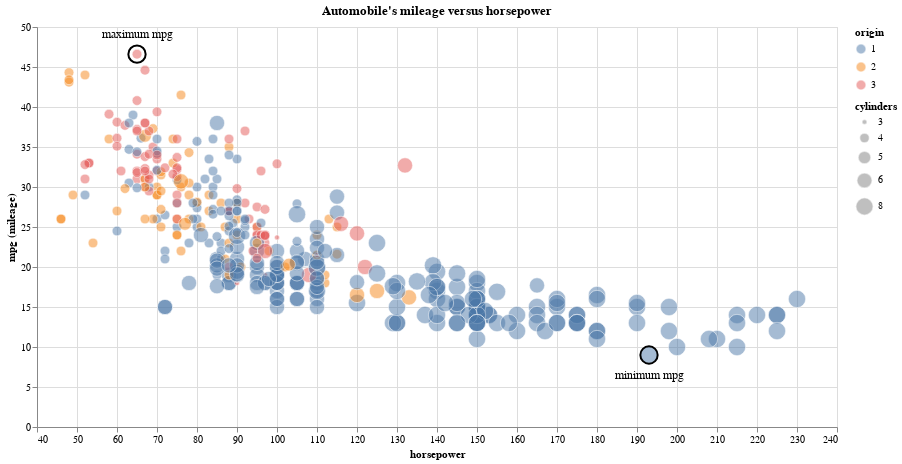

Write notebook code for a chart like this one.
### Markdown cell above
### Adding annotations

Sometimes, to explain vital parts of the data, it may desirable to draw attention to a few facts. Altair does not provide direct features to create annotations with arrows. It can be done by layering separate charts for each text over the base chart. The text charts are created using the `Chart.mark_text()` method. 

Charts can be layered on top of another using the `+` sign to create compound plots.  

Let us draw attention to the automobiles with the highest and lowest mileage.

### Code cell
plot = (alt.Chart(data)
           .mark_circle(
                        size=150,                                                         
                        color='salmon',                                           
                        opacity=0.5,                          
                        stroke='white',
                        strokeWidth=1,
           )
           .encode(
                  x=alt.X(
                          "horsepower:Q",                   
                          scale=alt.Scale(domain=[40, 240])
                          ),     
                  y=alt.Y(
                          "mpg:Q",                   
                          title="mpg (mileage)",
                          ),
                  color=alt.Color(
                                  'origin:N',               
                                   scale=alt.Scale(scheme='tableau10'),
                                  ),
                  size=alt.Size(
                                'cylinders:O',                            
                                 scale=alt.Scale(
                                                 domain=[3,4, 5, 6, 8],
                                                 range=[25,300]),
                                ),
                )
)


#------------ annotate minimum mpg ------------- 


min_text=alt.Chart(data[(data.mpg == data.mpg.min())]).\
             mark_text(
                        size=12,
                        text = "minimum mpg",
                        align='center',                     # center align to x and y positions
                        dy=20,                              # offset the text 
                       ).\
             encode(
                     x="horsepower:Q", 
                     y="mpg:Q"
                     )                                      # encode x and y positions 
        
         

# add circle around the point to draw attention
min_dot = min_text.mark_circle(
                               size=300,
                               strokeWidth=2,
                               stroke='black',
                               fillOpacity=0,
                               )


#------------ annotate maximum mpg -------------

max_text=alt.Chart(data[(data.mpg == data.mpg.max())]).\
             mark_text(
                        size=12,
                        text = "maximum mpg",
                        align='center',                     # center align to x and y positions
                        dy=-20,                             # offset the text 
                       ).\
             encode(
                     x="horsepower:Q", 
                     y="mpg:Q")                             # encode x and y positions 
                    
        

# add circle around the point to draw attention
max_dot = max_text.mark_circle(
                               size=300,
                               strokeWidth=2,
                               stroke='black',
                               fillOpacity=0,
                               )


#------------ compose charts -------------  

((plot + min_text + max_text + min_dot + max_dot)           # layer charts 
    .properties( 
                width=800,                                     
                height=400,                                    
                title="Automobile's mileage versus horsepower", 
                )
)

### Figure 1 — Vega-Lite specification as saved in the notebook (floating-point values rounded to 4 significant figures; data arrays with more than 128 entries replaced by an {"elided": "..."} marker saying what was removed)
{"config": {"view": {"continuousWidth": 400, "continuousHeight": 300}}, "layer": [{"data": {"name": "data-03487aaa278f67a5f3ec4d9732560be4"}, "mark": {"type": "circle", "color": "salmon", "opacity": 0.5, "size": 150, "stroke": "white", "strokeWidth": 1}, "encoding": {"color": {"field": "origin", "scale": {"scheme": "tableau10"}, "type": "nominal"}, "size": {"field": "cylinders", "scale": {"domain": [3, 4, 5, 6, 8], "range": [25, 300]}, "type": "ordinal"}, "x": {"field": "horsepower", "scale": {"domain": [40, 240]}, "type": "quantitative"}, "y": {"field": "mpg", "title": "mpg (mileage)", "type": "quantitative"}}}, {"data": {"name": "data-aa32edfdc9df9b60fba1182a4aff36f7"}, "mark": {"type": "text", "align": "center", "dy": 20, "size": 12, "text": "minimum mpg"}, "encoding": {"x": {"field": "horsepower", "type": "quantitative"}, "y": {"field": "mpg", "type": "quantitative"}}}, {"data": {"name": "data-bec3db23f9f084168bd9f1b5a8d3096a"}, "mark": {"type": "text", "align": "center", "dy": -20, "size": 12, "text": "maximum mpg"}, "encoding": {"x": {"field": "horsepower", "type": "quantitative"}, "y": {"field": "mpg", "type": "quantitative"}}}, {"data": {"name": "data-aa32edfdc9df9b60fba1182a4aff36f7"}, "mark": {"type": "circle", "fillOpacity": 0, "size": 300, "stroke": "black", "strokeWidth": 2}, "encoding": {"x": {"field": "horsepower", "type": "quantitative"}, "y": {"field": "mpg", "type": "quantitative"}}}, {"data": {"name": "data-bec3db23f9f084168bd9f1b5a8d3096a"}, "mark": {"type": "circle", "fillOpacity": 0, "size": 300, "stroke": "black", "strokeWidth": 2}, "encoding": {"x": {"field": "horsepower", "type": "quantitative"}, "y": {"field": "mpg", "type": "quantitative"}}}], "height": 400, "title": "Automobile's mileage versus horsepower", "width": 800, "$schema": "https://vega.github.io/schema/vega-lite/v4.17.0.json", "datasets": {"data-03487aaa278f67a5f3ec4d9732560be4": {"elided": "392 records"}, "data-aa32edfdc9df9b60fba1182a4aff36f7": [{"mpg": 9.0, "cylinders": 8, "displacement": 304.0, "horsepower": 193.0, "weight": 4732, "acceleration": 18.5, "year": 70, "origin": "1"}], "data-bec3db23f9f084168bd9f1b5a8d3096a": [{"mpg": 46.6, "cylinders": 4, "displacement": 86.0, "horsepower": 65.0, "weight": 2110, "acceleration": 17.9, "year": 80, "origin": "3"}]}}
